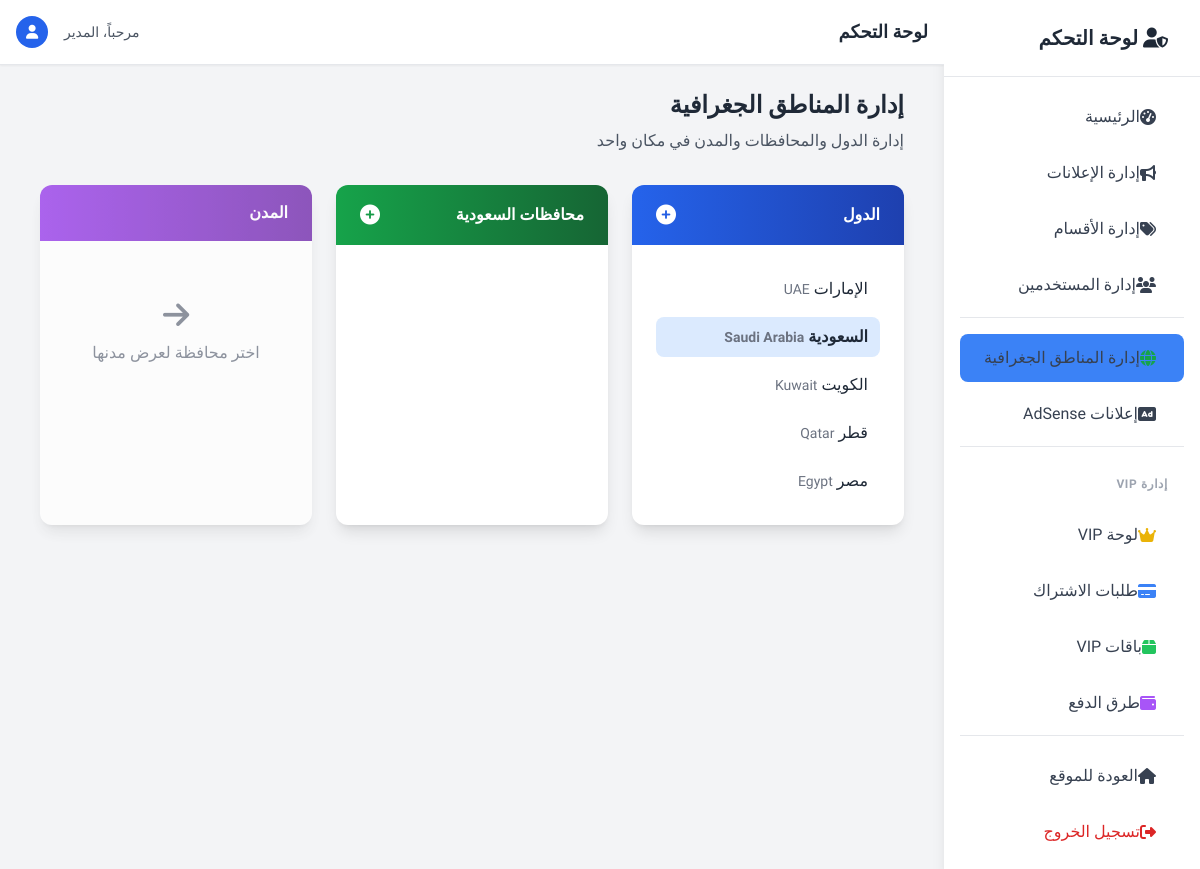
/admin/locations?country_id=country-saudi (signed in), run on an earlier commit of the app's database.
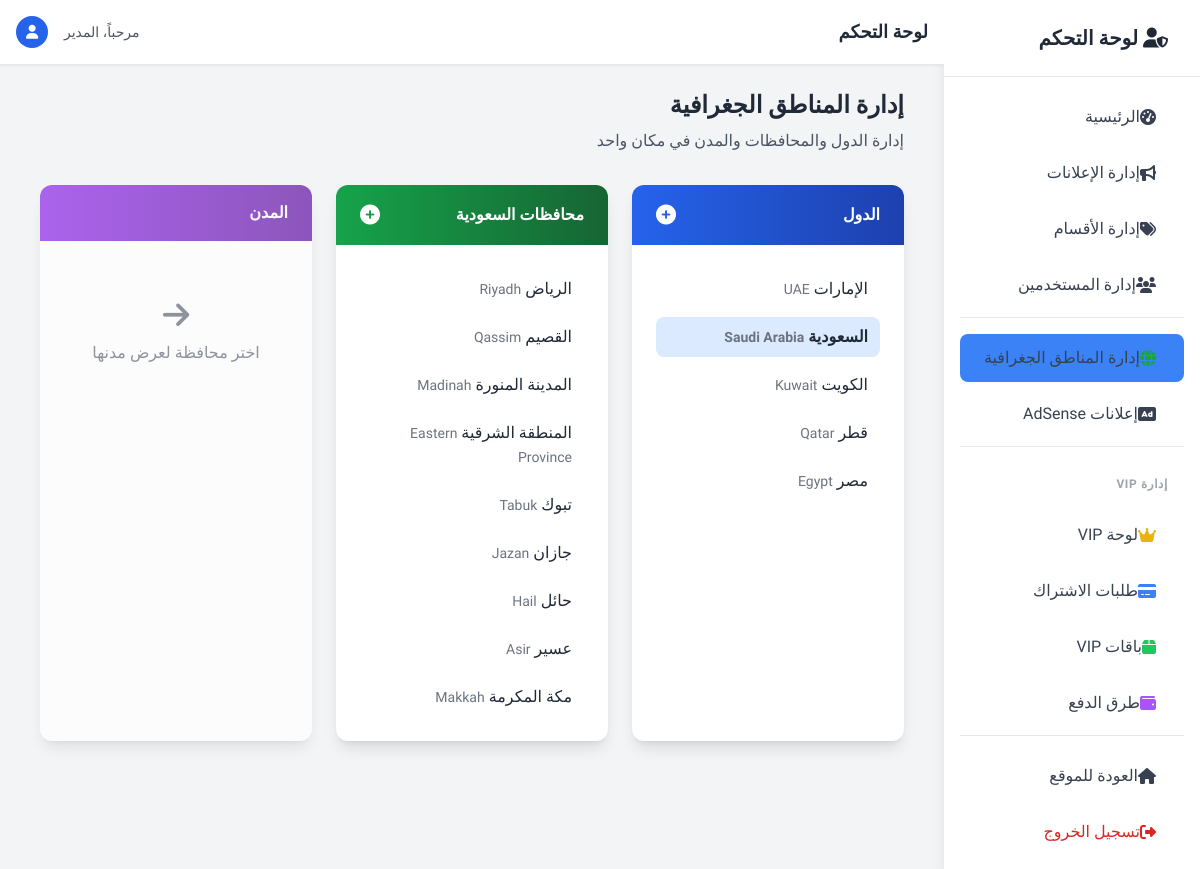
And on a later commit of the database.
### models.py (models this page shows)
class Country(db.Model):
    id = db.Column(db.String(36), primary_key=True, default=lambda: str(uuid.uuid4()))
    name = db.Column(db.String(100), nullable=False)
    name_en = db.Column(db.String(100))
    code = db.Column(db.String(2), unique=True)
    phone_code = db.Column(db.String(5))
    currency = db.Column(db.String(3))
    flag = db.Column(db.String(50))
    is_active = db.Column(db.Boolean, default=True)
    sort_order = db.Column(db.Integer, default=0)
    created_at = db.Column(db.DateTime, default=datetime.utcnow)
    updated_at = db.Column(db.DateTime, default=datetime.utcnow, onupdate=datetime.utcnow)
    states = db.relationship('State', backref='country', lazy=True)

class State(db.Model):
    id = db.Column(db.String(36), primary_key=True, default=lambda: str(uuid.uuid4()))
    name = db.Column(db.String(100), nullable=False)
    name_en = db.Column(db.String(100))
    country_id = db.Column(db.String(36), db.ForeignKey('country.id'), nullable=False)
    is_active = db.Column(db.Boolean, default=True)
    sort_order = db.Column(db.Integer, default=0)
    created_at = db.Column(db.DateTime, default=datetime.utcnow)
    updated_at = db.Column(db.DateTime, default=datetime.utcnow, onupdate=datetime.utcnow)
    cities = db.relationship('City', backref='state', lazy=True)

### app.py (the view, shortened to what this page needs)
@app.route('/admin/locations', methods=['GET', 'POST'])
@admin_required
def admin_locations():
    countries = Country.query.order_by(Country.name).all()
    selected_country_id = request.args.get('country_id')
    selected_state_id = request.args.get('state_id')
    selected_country = Country.query.get(selected_country_id) if selected_country_id else None
    selected_state = State.query.get(selected_state_id) if selected_state_id else None
    states = State.query.filter_by(country_id=selected_country_id).order_by(State.name).all() if selected_country_id else []
    cities = City.query.filter_by(state_id=selected_state_id).order_by(City.name).all() if selected_state_id else []
    return render_template(
        'admin/locations.html',
        countries=countries,
        selected_country=selected_country,
        states=states,
        selected_state=selected_state,
        cities=cities
    )

### app.py (called while the page is built)
def get_site_setting(key, default=None):
    setting = SiteSetting.query.filter_by(key=key).first()
    return setting.value if setting else default

@app.context_processor
def inject_settings():
    return {
        'show_vip_section': get_site_setting('show_vip_section', 'true') == 'true'
    }

def admin_required(f):
    @wraps(f)
    def decorated_function(*args, **kwargs):
        if 'admin_id' not in session:
            next_url = request.url if request.method == 'GET' else None
            return redirect(url_for('admin_login', next=next_url))
        user = User.query.get(session['admin_id'])
        if not user or not user.is_admin:
            session.clear()  # تنظيف بيانات الجلسة
            flash('غير مصرح لك بالوصول إلى لوحة التحكم', 'error')
            return redirect(url_for('admin_login'))
        session.permanent = True
        return f(*args, **kwargs)
    return decorated_function

### templates/admin/locations.html (shortened to what this page needs)
{% extends 'admin/base.html' %}
{% block content %}
<div class="container mx-auto px-4">
    <div class="mb-8">
        <h2 class="text-2xl font-bold text-gray-800 mb-2">إدارة المناطق الجغرافية</h2>
        <p class="text-gray-600">إدارة الدول والمحافظات والمدن في مكان واحد</p>
    </div>
    <div class="grid grid-cols-1 md:grid-cols-3 gap-6">
        <div class="bg-white rounded-xl shadow-lg overflow-hidden">
            <div class="bg-gradient-to-r from-blue-600 to-blue-800 px-6 py-4">
                <div class="flex items-center justify-between">
                    <h3 class="text-white font-bold">الدول</h3>
                    <button type="button" data-form-trigger="countryForm" class="text-white hover:text-blue-200 form-toggle-button">
                        <i class="fas fa-plus-circle text-xl"></i>
                    </button>
                </div>
            </div>
            <div class="p-6">
                <div class="space-y-2">
                    {% for c in countries %}
                    <div class="flex items-center justify-between group">
                        <a href="{{ url_for('admin_locations', country_id=c.id) }}"
                           class="flex-1 py-2 px-3 rounded-lg hover:bg-blue-50 {% if selected_country and c.id == selected_country.id %}bg-blue-100 font-semibold{% endif %}">
                            <span class="text-gray-800">{{ c.name }}</span>
                            <span class="text-gray-500 text-sm">{{ c.name_en }}</span>
                        </a>
                    </div>
                    {% endfor %}
                </div>
            </div>
        </div>
        <div class="bg-white rounded-xl shadow-lg overflow-hidden {% if not selected_country %}opacity-75{% endif %}">
            <div class="bg-gradient-to-r from-green-600 to-green-800 px-6 py-4">
                <div class="flex items-center justify-between">
                    <h3 class="text-white font-bold">
                        {% if selected_country %}
                        محافظات {{ selected_country.name }}
                        {% else %}
                        المحافظات
                        {% endif %}
                    </h3>
                    {% if selected_country %}
                    <button type="button" data-form-trigger="stateForm" class="text-white hover:text-green-200 form-toggle-button">
                        <i class="fas fa-plus-circle text-xl"></i>
                    </button>
                    {% endif %}
                </div>
            </div>
            <div class="p-6">
                {% if selected_country %}
                <div class="space-y-2">
                    {% for s in states %}
                    <div class="flex items-center justify-between group">
                        <a href="{{ url_for('admin_locations', country_id=selected_country.id, state_id=s.id) }}"
                           class="flex-1 py-2 px-3 rounded-lg hover:bg-green-50 {% if selected_state and s.id == selected_state.id %}bg-green-100 font-semibold{% endif %}">
                            <span class="text-gray-800">{{ s.name }}</span>
                            <span class="text-gray-500 text-sm">{{ s.name_en }}</span>
                        </a>
                    </div>
                    {% endfor %}
                </div>
                {% else %}
                <div class="text-center py-8 text-gray-500">
                    <i class="fas fa-arrow-right text-3xl mb-2"></i>
                    <p>اختر دولة لعرض محافظاتها</p>
                </div>
                {% endif %}
            </div>
        </div>
        <div class="bg-white rounded-xl shadow-lg overflow-hidden {% if not selected_state %}opacity-75{% endif %}">
            <div class="bg-gradient-to-r from-purple-600 to-purple-800 px-6 py-4">
                <div class="flex items-center justify-between">
                    <h3 class="text-white font-bold">
                        {% if selected_state %}
                        مدن {{ selected_state.name }}
                        {% else %}
                        المدن
                        {% endif %}
                    </h3>
                </div>
            </div>
            <div class="p-6">
                {% if selected_state %}
                <div class="space-y-2">
                    {% for c in cities %}
                    <div class="flex items-center justify-between group">
                        <div class="flex-1 py-2 px-3 rounded-lg">
                            <span class="text-gray-800">{{ c.name }}</span>
                            <span class="text-gray-500 text-sm">{{ c.name_en }}</span>
                        </div>
                        <form method="post" action="{{ url_for('admin_delete_city', city_id=c.id) }}"
                              class="hidden group-hover:block" onsubmit="return confirm('تأكيد حذف المدينة؟')">
                              <input type="hidden" name="csrf_token" value="{{ csrf_token() }}" />
                            <button class="text-red-500 hover:text-red-700 px-2">
                                <i class="fas fa-trash"></i>
                            </button>
                        </form>
                    </div>
                    {% endfor %}
                </div>
                {% else %}
                <div class="text-center py-8 text-gray-500">
                    <i class="fas fa-arrow-right text-3xl mb-2"></i>
                    <p>اختر محافظة لعرض مدنها</p>
                </div>
                {% endif %}
            </div>
        </div>
    </div>
</div>
{% endblock %}

### templates/admin/base.html (shortened to what this page needs)
<!DOCTYPE html>
<html lang="ar" dir="rtl">
  <head>
    <script src="https://cdn.tailwindcss.com"></script>
    <link
      rel="stylesheet"
      href="https://cdnjs.cloudflare.com/ajax/libs/font-awesome/6.4.0/css/all.min.css"
    />
  </head>
  <body class="bg-gray-100">
    <div class="flex h-screen">
      <div class="w-64 bg-white shadow-lg">
        <div class="p-6 border-b border-gray-200">
          <h2 class="text-xl font-bold text-gray-800">
            <i class="fas fa-user-shield mr-2"></i>
            لوحة التحكم
          </h2>
        </div>
        <nav class="p-4">
          <ul class="space-y-2">
            <li>
              <a
                href="{{ url_for('admin_dashboard') }}"
                class="flex items-center px-4 py-3 text-gray-700 hover:bg-blue-50 hover:text-blue-600 rounded-lg transition-colors {% if request.endpoint == 'admin_dashboard' %}sidebar-active{% endif %}"
              >
                <i class="fas fa-tachometer-alt mr-3"></i>
                الرئيسية
              </a>
            </li>
            <li>
              <a
                href="{{ url_for('admin_ads') }}"
                class="flex items-center px-4 py-3 text-gray-700 hover:bg-blue-50 hover:text-blue-600 rounded-lg transition-colors {% if request.endpoint == 'admin_ads' %}sidebar-active{% endif %}"
              >
                <i class="fas fa-bullhorn mr-3"></i>
                إدارة الإعلانات
              </a>
            </li>
            <li>
              <a
                href="{{ url_for('admin_categories') }}"
                class="flex items-center px-4 py-3 text-gray-700 hover:bg-blue-50 hover:text-blue-600 rounded-lg transition-colors {% if request.endpoint == 'admin_categories' %}sidebar-active{% endif %}"
              >
                <i class="fas fa-tags mr-3"></i>
                إدارة الأقسام
              </a>
            </li>
            <li>
              <a
                href="{{ url_for('admin_users') }}"
                class="flex items-center px-4 py-3 text-gray-700 hover:bg-blue-50 hover:text-blue-600 rounded-lg transition-colors {% if request.endpoint == 'admin_users' %}sidebar-active{% endif %}"
              >
                <i class="fas fa-users mr-3"></i>
                إدارة المستخدمين
              </a>
            </li>
            <li class="pt-4 border-t border-gray-200">
              <a
                href="{{ url_for('admin_locations') }}"
                class="flex items-center px-4 py-3 text-gray-700 hover:bg-blue-50 hover:text-blue-600 rounded-lg transition-colors {% if request.endpoint == 'admin_locations' %}sidebar-active{% endif %}"
              >
                <i class="fas fa-globe mr-3 text-green-600"></i>
                إدارة المناطق الجغرافية
              </a>
            </li>
            <li>
              <a
                href="{{ url_for('admin_adsense') }}"
                class="flex items-center px-4 py-3 text-gray-700 hover:bg-blue-50 hover:text-blue-600 rounded-lg transition-colors {% if request.endpoint == 'admin_adsense' %}sidebar-active{% endif %}"
              >
                <i class="fas fa-ad mr-3"></i>
                إعلانات AdSense
              </a>
            </li>
            <li class="pt-4 border-t border-gray-200">
              <div class="px-4 py-2">
                <span
                  class="text-xs font-semibold text-gray-400 uppercase tracking-wider"
                >
                  إدارة VIP
                </span>
              </div>
            </li>
            <li>
              <a
                href="{{ url_for('admin_vip_dashboard') }}"
                class="flex items-center px-4 py-3 text-gray-700 hover:bg-blue-50 hover:text-blue-600 rounded-lg transition-colors {% if request.endpoint == 'admin_vip_dashboard' %}sidebar-active{% endif %}"
              >
                <i class="fas fa-crown mr-3 text-yellow-500"></i>
                لوحة VIP
              </a>
            </li>
            <li>
              <a
                href="{{ url_for('admin_vip_subscriptions') }}"
                class="flex items-center px-4 py-3 text-gray-700 hover:bg-blue-50 hover:text-blue-600 rounded-lg transition-colors {% if request.endpoint == 'admin_vip_subscriptions' %}sidebar-active{% endif %}"
              >
                <i class="fas fa-credit-card mr-3 text-blue-500"></i>
                طلبات الاشتراك
              </a>
            </li>
            <li>
              <a
                href="{{ url_for('admin_vip_packages_main') }}"
                class="flex items-center px-4 py-3 text-gray-700 hover:bg-blue-50 hover:text-blue-600 rounded-lg transition-colors {% if request.endpoint == 'admin_vip_packages' %}sidebar-active{% endif %}"
              >
                <i class="fas fa-box mr-3 text-green-500"></i>
                باقات VIP
              </a>
            </li>
            <li>
              <a
                href="{{ url_for('admin_payment_methods') }}"
                class="flex items-center px-4 py-3 text-gray-700 hover:bg-blue-50 hover:text-blue-600 rounded-lg transition-colors {% if request.endpoint == 'admin_vip_packages' %}sidebar-active{% endif %}"
              >
                <i class="fas fa-wallet mr-3 text-purple-500"></i>
                طرق الدفع
              </a>
            </li>
            <li class="pt-4 border-t border-gray-200">
              <a
                href="/"
                class="flex items-center px-4 py-3 text-gray-700 hover:bg-blue-50 hover:text-blue-600 rounded-lg transition-colors"
              >
                <i class="fas fa-home mr-3"></i>
                العودة للموقع
              </a>
            </li>
            <li>
              <a
                href="{{ url_for('admin_logout') }}"
                class="flex items-center px-4 py-3 text-red-600 hover:bg-red-50 rounded-lg transition-colors"
              >
                <i class="fas fa-sign-out-alt mr-3"></i>
                تسجيل الخروج
              </a>
            </li>
          </ul>
        </nav>
      </div>
      <div class="flex-1 overflow-hidden">
        <header class="bg-white shadow-sm border-b border-gray-200 p-4">
          <div class="flex items-center justify-between">
            <div>
              <h1 class="text-lg font-semibold text-gray-800">
                {% block page_title %}لوحة التحكم{% endblock %}
              </h1>
            </div>
            <div class="flex items-center space-x-4 rtl:space-x-reverse">
              <span class="text-sm text-gray-600">مرحباً، المدير</span>
              <div
                class="w-8 h-8 bg-blue-600 rounded-full flex items-center justify-center"
              >
                <i class="fas fa-user text-white text-sm"></i>
              </div>
            </div>
          </div>
        </header>
        <main class="flex-1 overflow-y-auto p-6">
           {% block content %}{% endblock %}
        </main>
      </div>
    </div>
  </body>
</html>

### templates/admin/base.html (style rules this page uses)
* { font-family: "Cairo", sans-serif; }
.sidebar-active { background-color: #3b82f6; color: white; }

### templates/admin/locations.html (style rules this page uses)
.fa-arrow-right { transition: transform 0.3s ease; }
.form-toggle-button { cursor: pointer; transition: all 0.2s ease; }

What changed in the data, as far as the page shows it:
added State: name "الرياض", name_en "Riyadh"
added State: name "القصيم", name_en "Qassim"
added State: name "المدينة المنورة", name_en "Madinah"
added State: name "المنطقة الشرقية", name_en "Eastern Province"
added State: name "تبوك", name_en "Tabuk"
added State: name "جازان", name_en "Jazan"
added State: name "حائل", name_en "Hail"
added State: name "عسير", name_en "Asir"
added State: name "مكة المكرمة", name_en "Makkah"
